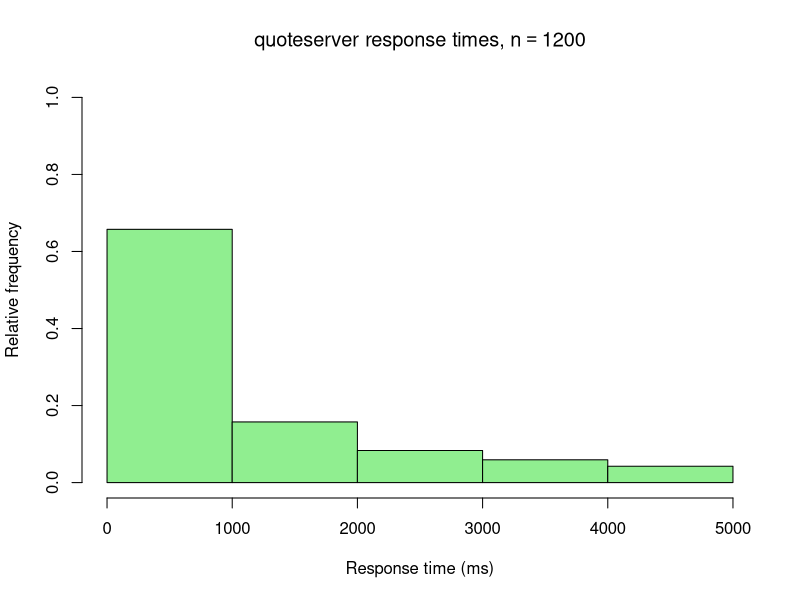

R code for this plot:
## ---- chunk 1
times <- read.csv("times.csv", header = F, col.names = c("time"))
times <- times * 1000 # convert sec -> msec
## ---- chunk 2
h = hist(times$time, breaks = c(0, 1000, 2000, 3000, 4000, 5000), plot = F)
h$density = h$density * 1e3 # change densities to percents
plot(h,
     freq = F,
     col = "lightgreen",
     ylim = range(0:1),
     ylab = "Relative frequency",
     xlab = "Response time (ms)",
     main = bquote("quoteserver response times," ~ n == 1200)
     )
## ---- chunk 3
ev = weighted.mean(h$counts, (h$counts / sum(h$counts)))
print(ev)
## ---- chunk 4
# Collect the offsets from each bucket starting point
allDelays = numeric()
for (i in 1:length(h$breaks) - 1) {
  delays = Filter(function(x) x >= h$breaks[i] && x < h$breaks[i+1], times$time)
  delays = delays - h$breaks[i]
  allDelays = append(allDelays, delays)
}

summary(allDelays)
## ---- chunk 5
tail(sort(allDelays), 10)
## ---- chunk 6
# Compute the values for the above analysis but don't include in the pdf
base = 20
backoff = 5
total = 0
i = 1
while (total <= ev) {
  backoff = backoff*2
  total = total + base + backoff
  i = i + 1
}
print(i - 1) # total iterations
print(total) # time for total iter
print((1 - h$density[1])**(i-1)) # likehood of exceeding EV
print((1 - h$density[1] )**(i-1) * (1 - h$density[1] - h$density[2])) # likehood of exceeding 1sec
